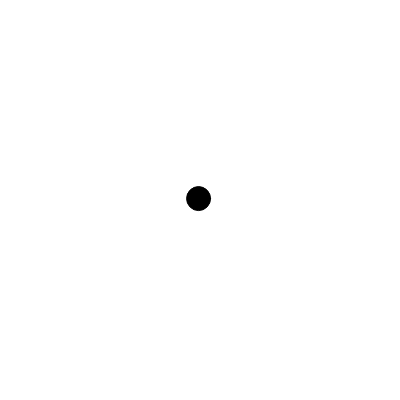
Frame 1 (no input)
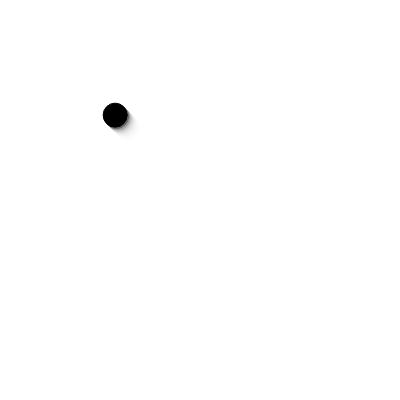
Frame 60 (no input)
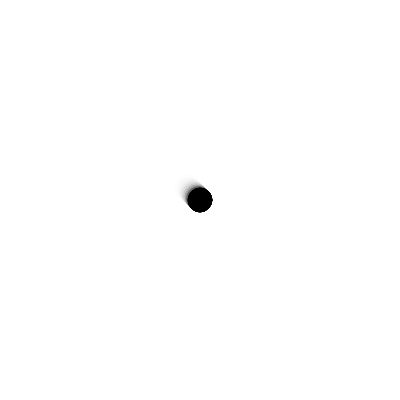
Frame 120 (the mouse pressed at the canvas centre since frame 60)

The p5.js sketch that drew these frames (run headless with seeded random() and noise() and a simulated clock; from frame 60 on, the mouse is pressed at the canvas centre):

// p5.js sketch
// ── sketch.js
let balls = [];

function setup() {
  createCanvas(400, 400);
  let initialBall = new BouncingBall(width / 2, height / 2);
  balls.push(initialBall); // Add the initial ball to the balls array
}

function draw() {
  background(255, 255, 255, 100);

  for (let ball of balls) {
    ball.moveTowardsMouse();
    ball.display();
  }
}

function mousePressed() {
  let newBall = new BouncingBall(mouseX, mouseY);
  balls.push(newBall);
}

function keyPressed() {
  if (keyCode === BACKSPACE || keyCode === DELETE) {
    balls.pop(); // Removes the last ball from the array
  }
}

class BouncingBall {
  constructor(x, y) {
    this.x = x;
    this.y = y;
    this.size = 24;
    this.speed = 2; // Speed at which the ball moves towards the mouse
  }

  moveTowardsMouse() {
    // Calculate direction vector towards the mouse
    let dirX = mouseX - this.x;
    let dirY = mouseY - this.y;

    // Normalize the direction vector
    let mag = sqrt(dirX * dirX + dirY * dirY);
    
    //GPT debug: the ball is generated exactly where the mouse is, so naturally mag will be 0 resulting in an infinite uncalculatable number. By adding this condition, it tells the ball only to move if the mouse is no longer at the position where it was clicked.
    
    //On the canvas, it will be shown as: the ball doesnt move when it was first generated and only moves when the mouse moves
    
    
    if (mag != 0) {
      dirX /= mag;
      dirY /= mag;

      // Move the ball in the direction of the mouse
      this.x += dirX * this.speed;
      this.y += dirY * this.speed;
    }
  }

  display() {
    fill("black");
    ellipse(this.x, this.y, this.size);
  }
}
